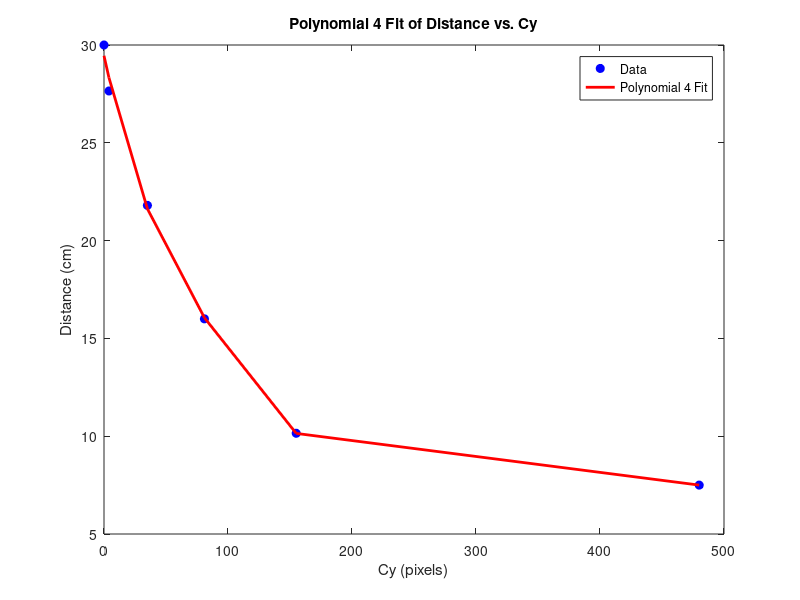

Recreate this plot in MATLAB.
clc; clear; close all;
% --------------------------------------------------------------
% Example: Quadratic Curve Fit of Distance vs. Cy in MATLAB
% --------------------------------------------------------------

% 1) Read data from your CSV file.
%    Suppose your CSV has the following columns (just as an example):
%       Column 1: index or other info
%       Column 2: Cy (vertical coordinate of blob)
%       Column 3: Distance (cm)
%    Adjust 'mydata.csv' and the column indices as needed.

% data = readmatrix('stop_distance_calc.csv');  % or use csvread if older MATLAB versions
% cy = data(2:end, 4);      % Cy column
% dist = data(2:end, 12);    % Distance column
% cy   = [0, 18, 65, 117, 197, 323, 480];
% dist = [33.45, 30.3, 23.5, 17.65, 11.85, 6, 0] + 6.9;
% cy = [28, 73, 136, 232, 395];
% dist = [25.7, 19.9, 14.05, 8.2, 2.35] + 7.9;

% cy = [0, 25, 57, 106, 188, 480];
% dist = [28.95, 22, 16.15, 10.3, 4.45, 0] + 5.8;

cy = [0, 4, 35, 81, 155, 480];
dist = [22.5, 20.15, 14.3, 8.5, 2.65, 0] + 7.5;

method = 'poly'; % poly, exponential, log
power = 4;

%% 2) Fit a quadratic polynomial:
%    dist = p(1)*cy^2 + p(2)*cy + p(3)
if strcmp(method, 'poly')
    p = polyfit(cy, dist, power);  % # indicates the degree (quadratic, cubic, etc) fit
    
    % 3) Evaluate the fitted polynomial at the same Cy values
    fittedDist = polyval(p, cy);
    disp(p)
    
    % 4) Plot the raw data and the fitted curve
    figure;
    plot(cy, dist, 'bo', 'MarkerFaceColor', 'b');  % Blue dots for raw data
    hold on;
    plot(cy, fittedDist, 'r-', 'LineWidth', 2);    % Red line for fitted curve
    xlabel('Cy (pixels)');
    ylabel('Distance (cm)');
    legend('Data',['Polynomial ' num2str(power) ' Fit'],'Location','best');
    title(['Polynomial ' num2str(power) ' Fit of Distance vs. Cy']);
    
    % 5) Display the fitted equation in the Command Window
    disp(['Fitted ' num2str(power) ' polynomial:']);
    % disp(['Distance = ' num2str(p(1)) ' * blob.cy()**4 + ' ...
    %                    num2str(p(2)) ' * blob.cy()**3 + ' ...
    %                    num2str(p(3)) ' * blob.cy()**2 + ' ...
    %                    num2str(p(4)) ' * blob.cy() + ' ...
    %                    num2str(p(5))]);
    disp('Distance =')
    to_the = length(p);
    for i = 1 : length(p)
        to_the = to_the - 1;
        disp([num2str(p(i)) ' * y**' num2str(to_the)])
    end
    
    % 6) (Optional) Compute R-squared to assess fit quality
    residuals = dist - fittedDist;
    SSresid   = sum(residuals.^2);
    SStotal   = (length(dist) - 1) * var(dist);
    Rsq       = 1 - SSresid / SStotal;
    disp(['R-squared = ', num2str(Rsq)]);
end

%% Non linear - exponential

if strcmp(method, 'exponential')
% 2) Define the exponential model: Distance = a * exp(b * Cy)
model = @(params, x) params(1) * exp(params(2) * x);

% Define the cost function (sum of squared errors)
costFunction = @(params) sum((model(params, cy) - dist).^2);

% Provide an initial guess for [a, b]
initial_guess = [mean(dist), 0.001];

% Use fminsearch to find the parameters that minimize the cost function
opt_params = fminsearch(costFunction, initial_guess);
a = opt_params(1);
b = opt_params(2);

% Display the fitted exponential model
fprintf('Fitted exponential model using fminsearch: Distance = %f * math.exp(%f * blob.cy())\n', a, b);

% 3) Calculate the predicted distances and R-squared
predictedDist = model(opt_params, cy);
residuals = dist - predictedDist;
SSresid = sum(residuals.^2);
SStotal = sum((dist - mean(dist)).^2);
Rsq = 1 - SSresid / SStotal;
fprintf('R-squared: %f\n', Rsq);

% 4) Plot the data and the fitted curve
cy_fit = linspace(min(cy), max(cy), 100);
dist_fit = model(opt_params, cy_fit);

figure;
plot(cy, dist, 'bo', 'MarkerFaceColor', 'b');  % Data points
hold on;
plot(cy_fit, dist_fit, 'r-', 'LineWidth', 2);    % Fitted curve
xlabel('Cy (pixels)');
ylabel('Distance (cm)');
legend('Data', 'Exponential Fit', 'Location', 'best');
title('Exponential Fit of Distance vs. Cy (using fminsearch)');
end

%% Log

if strcmp(method, 'log')
    % Ensure all distance values are positive (required for logarithm)
    if any(dist <= 0)
        error('All distance values must be positive for the logarithm transform.');
    end
    
    % 2) Linearize the model by taking the natural logarithm of the distance data
    logDist = log(dist);
    
    % Fit a linear model: log(Distance) = b * Cy + log(a)
    p = polyfit(cy, logDist, 1);  % p(1) is b, p(2) is log(a)
    b = p(1);
    a = exp(p(2));
    
    % Display the fitted exponential model
    fprintf('Fitted exponential model: Distance = %f * math.exp(%f * blob.cy())\n', a, b);
    
    % 3) Calculate the predicted distances and R-squared on the original scale
    predictedDist = a * exp(b * cy);
    residuals = dist - predictedDist;
    SSresid = sum(residuals.^2);
    SStotal = sum((dist - mean(dist)).^2);
    Rsq = 1 - SSresid / SStotal;
    fprintf('R-squared: %f\n', Rsq);
    
    % 4) Plot the original data and the fitted exponential curve
    cy_fit = linspace(min(cy), max(cy), 100);
    dist_fit = a * exp(b * cy_fit);
    
    figure;
    plot(cy, dist, 'bo', 'MarkerFaceColor', 'b');  % Raw data points
    hold on;
    plot(cy_fit, dist_fit, 'r-', 'LineWidth', 2);    % Fitted exponential curve
    xlabel('Cy (pixels)');
    ylabel('Distance (cm)');
    legend('Data','Exponential Fit','Location','best');
    title('Exponential Fit of Distance vs. Cy (using log transformation)');
end

